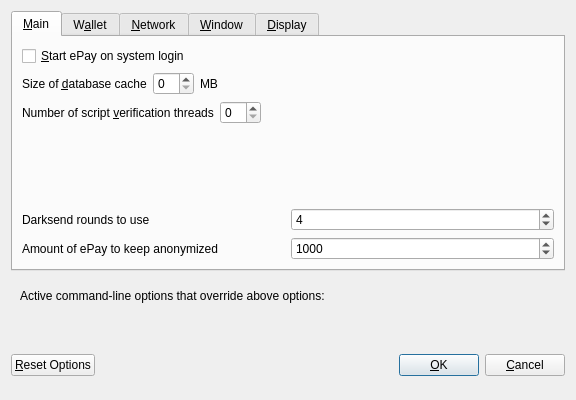
<?xml version="1.0" encoding="UTF-8"?>
<ui version="4.0">
 <class>OptionsDialog</class>
 <widget class="QDialog" name="OptionsDialog">
  <property name="geometry">
   <rect>
    <x>0</x>
    <y>0</y>
    <width>576</width>
    <height>400</height>
   </rect>
  </property>
  <property name="windowTitle">
   <string>Options</string>
  </property>
  <property name="modal">
   <bool>true</bool>
  </property>
  <layout class="QVBoxLayout" name="verticalLayout">
   <item>
    <widget class="QTabWidget" name="tabWidget">
     <property name="currentIndex">
      <number>0</number>
     </property>
     <widget class="QWidget" name="tabMain">
      <attribute name="title">
       <string>&amp;Main</string>
      </attribute>
      <layout class="QVBoxLayout" name="verticalLayout_Main">
       <item>
        <widget class="QCheckBox" name="bitcoinAtStartup">
         <property name="toolTip">
          <string>Automatically start ePay after logging in to the system.</string>
         </property>
         <property name="text">
          <string>&amp;Start ePay on system login</string>
         </property>
        </widget>
       </item>
       <item>
        <layout class="QHBoxLayout" name="horizontalLayout_2_Main">
         <item>
          <widget class="QLabel" name="databaseCacheLabel">
           <property name="text">
            <string>Size of &amp;database cache</string>
           </property>
           <property name="textFormat">
            <enum>Qt::PlainText</enum>
           </property>
           <property name="buddy">
            <cstring>databaseCache</cstring>
           </property>
          </widget>
         </item>
         <item>
          <widget class="QSpinBox" name="databaseCache"/>
         </item>
         <item>
          <widget class="QLabel" name="databaseCacheUnitLabel">
           <property name="text">
            <string>MB</string>
           </property>
           <property name="textFormat">
            <enum>Qt::PlainText</enum>
           </property>
          </widget>
         </item>
         <item>
          <spacer name="horizontalSpacer_2_Main">
           <property name="orientation">
            <enum>Qt::Horizontal</enum>
           </property>
           <property name="sizeHint" stdset="0">
            <size>
             <width>40</width>
             <height>20</height>
            </size>
           </property>
          </spacer>
         </item>
        </layout>
       </item>
       <item>
        <layout class="QHBoxLayout" name="horizontalLayout_3_Main">
         <item>
          <widget class="QLabel" name="threadsScriptVerifLabel">
           <property name="text">
            <string>Number of script &amp;verification threads</string>
           </property>
           <property name="textFormat">
            <enum>Qt::PlainText</enum>
           </property>
           <property name="buddy">
            <cstring>threadsScriptVerif</cstring>
           </property>
          </widget>
         </item>
         <item>
          <widget class="QSpinBox" name="threadsScriptVerif">
           <property name="toolTip">
            <string>(0 = auto, &lt;0 = leave that many cores free)</string>
           </property>
          </widget>
         </item>
         <item>
          <spacer name="horizontalSpacer_3_Main">
           <property name="orientation">
            <enum>Qt::Horizontal</enum>
           </property>
           <property name="sizeHint" stdset="0">
            <size>
             <width>40</width>
             <height>20</height>
            </size>
           </property>
          </spacer>
         </item>
        </layout>
       </item>
       <item>
        <spacer name="verticalSpacer_Main">
         <property name="orientation">
          <enum>Qt::Vertical</enum>
         </property>
         <property name="sizeHint" stdset="0">
          <size>
           <width>20</width>
           <height>40</height>
          </size>
         </property>
        </spacer>
       </item>
       <item>
        <layout class="QHBoxLayout" name="horizontalLayout_2_Main">
         <item>
          <widget class="QLabel" name="label">
           <property name="toolTip">
            <string>&lt;html&gt;&lt;head/&gt;&lt;body&gt;&lt;p&gt;This setting determines the amount of individual masternodes that an input will be anonymized through. More rounds of anonymization gives a higher degree of privacy, but also costs more in fees.&lt;/p&gt;&lt;/body&gt;&lt;/html&gt;</string>
           </property>
           <property name="text">
            <string>Darksend rounds to use</string>
           </property>
          </widget>
         </item>
         <item>
          <widget class="QSpinBox" name="darksendRounds">
           <property name="minimum">
            <number>2</number>
           </property>
           <property name="maximum">
            <number>16</number>
           </property>
           <property name="value">
            <number>4</number>
           </property>
          </widget>
         </item>
        </layout>
       </item>
       <item>
        <layout class="QHBoxLayout" name="horizontalLayout">
         <item>
          <widget class="QLabel" name="label_2">
           <property name="toolTip">
            <string notr="true">&lt;html&gt;&lt;head/&gt;&lt;body&gt;&lt;p&gt;This amount acts as a threshold to turn off Darksend once it's reached. &lt;/p&gt;&lt;/body&gt;&lt;/html&gt;</string>
           </property>
           <property name="statusTip">
            <string notr="true"/>
           </property>
           <property name="whatsThis">
            <string notr="true"/>
           </property>
           <property name="accessibleName">
            <string notr="true"/>
           </property>
           <property name="accessibleDescription">
            <string notr="true"/>
           </property>
           <property name="text">
            <string>Amount of ePay to keep anonymized</string>
           </property>
          </widget>
         </item>
         <item>
          <widget class="QSpinBox" name="anonymizeePay">
           <property name="minimum">
            <number>2</number>
           </property>
           <property name="maximum">
            <number>2000</number>
           </property>
           <property name="singleStep">
            <number>10</number>
           </property>
           <property name="value">
            <number>1000</number>
           </property>
          </widget>
         </item>
        </layout>
       </item>
      </layout>
     </widget>
     <widget class="QWidget" name="tabWallet">
      <attribute name="title">
       <string>W&amp;allet</string>
      </attribute>
      <layout class="QVBoxLayout" name="verticalLayout_Wallet">
       <item>
        <widget class="QLabel" name="transactionFeeInfoLabel">
         <property name="text">
          <string>Optional transaction fee per kB that helps make sure your transactions are processed quickly. Most transactions are 1 kB.</string>
         </property>
         <property name="textFormat">
          <enum>Qt::PlainText</enum>
         </property>
         <property name="wordWrap">
          <bool>true</bool>
         </property>
        </widget>
       </item>
       <item>
        <layout class="QHBoxLayout" name="horizontalLayout_1_Wallet">
         <item>
          <widget class="QLabel" name="transactionFeeLabel">
           <property name="text">
            <string>Pay transaction &amp;fee</string>
           </property>
           <property name="textFormat">
            <enum>Qt::PlainText</enum>
           </property>
           <property name="buddy">
            <cstring>transactionFee</cstring>
           </property>
          </widget>
         </item>
         <item>
          <widget class="BitcoinAmountField" name="transactionFee"/>
         </item>
         <item>
          <spacer name="horizontalSpacer_1_Wallet">
           <property name="orientation">
            <enum>Qt::Horizontal</enum>
           </property>
           <property name="sizeHint" stdset="0">
            <size>
             <width>40</width>
             <height>20</height>
            </size>
           </property>
          </spacer>
         </item>
        </layout>
       </item>
       <item>
        <spacer name="verticalSpacer_Wallet">
         <property name="orientation">
          <enum>Qt::Vertical</enum>
         </property>
         <property name="sizeHint" stdset="0">
          <size>
           <width>20</width>
           <height>40</height>
          </size>
         </property>
        </spacer>
       </item>
       <item>
        <widget class="QGroupBox" name="groupBox">
         <property name="title">
          <string>Expert</string>
         </property>
         <layout class="QVBoxLayout" name="verticalLayout_2">
          <item>
           <widget class="QCheckBox" name="coinControlFeatures">
            <property name="toolTip">
             <string>Whether to show coin control features or not.</string>
            </property>
            <property name="text">
             <string>Enable coin &amp;control features</string>
            </property>
           </widget>
          </item>
          <item>
           <widget class="QCheckBox" name="spendZeroConfChange">
            <property name="toolTip">
             <string>If you disable the spending of unconfirmed change, the change from a transaction cannot be used until that transaction has at least one confirmation. This also affects how your balance is computed.</string>
            </property>
            <property name="text">
             <string>&amp;Spend unconfirmed change</string>
            </property>
           </widget>
          </item>
         </layout>
        </widget>
       </item>
      </layout>
     </widget>
     <widget class="QWidget" name="tabNetwork">
      <attribute name="title">
       <string>&amp;Network</string>
      </attribute>
      <layout class="QVBoxLayout" name="verticalLayout_Network">
       <item>
        <widget class="QCheckBox" name="mapPortUpnp">
         <property name="toolTip">
          <string>Automatically open the ePay client port on the router. This only works when your router supports UPnP and it is enabled.</string>
         </property>
         <property name="text">
          <string>Map port using &amp;UPnP</string>
         </property>
        </widget>
       </item>
       <item>
        <widget class="QCheckBox" name="connectSocks">
         <property name="toolTip">
          <string>Connect to the ePay network through a SOCKS proxy.</string>
         </property>
         <property name="text">
          <string>&amp;Connect through SOCKS proxy (default proxy):</string>
         </property>
        </widget>
       </item>
       <item>
        <layout class="QHBoxLayout" name="horizontalLayout_1_Network">
         <item>
          <widget class="QLabel" name="proxyIpLabel">
           <property name="text">
            <string>Proxy &amp;IP:</string>
           </property>
           <property name="textFormat">
            <enum>Qt::PlainText</enum>
           </property>
           <property name="buddy">
            <cstring>proxyIp</cstring>
           </property>
          </widget>
         </item>
         <item>
          <widget class="QValidatedLineEdit" name="proxyIp">
           <property name="minimumSize">
            <size>
             <width>140</width>
             <height>0</height>
            </size>
           </property>
           <property name="maximumSize">
            <size>
             <width>140</width>
             <height>16777215</height>
            </size>
           </property>
           <property name="toolTip">
            <string>IP address of the proxy (e.g. IPv4: 127.0.0.1 / IPv6: ::1)</string>
           </property>
          </widget>
         </item>
         <item>
          <widget class="QLabel" name="proxyPortLabel">
           <property name="text">
            <string>&amp;Port:</string>
           </property>
           <property name="textFormat">
            <enum>Qt::PlainText</enum>
           </property>
           <property name="buddy">
            <cstring>proxyPort</cstring>
           </property>
          </widget>
         </item>
         <item>
          <widget class="QLineEdit" name="proxyPort">
           <property name="minimumSize">
            <size>
             <width>55</width>
             <height>0</height>
            </size>
           </property>
           <property name="maximumSize">
            <size>
             <width>55</width>
             <height>16777215</height>
            </size>
           </property>
           <property name="toolTip">
            <string>Port of the proxy (e.g. 9050)</string>
           </property>
          </widget>
         </item>
         <item>
          <widget class="QLabel" name="socksVersionLabel">
           <property name="text">
            <string>SOCKS &amp;Version:</string>
           </property>
           <property name="textFormat">
            <enum>Qt::PlainText</enum>
           </property>
           <property name="buddy">
            <cstring>socksVersion</cstring>
           </property>
          </widget>
         </item>
         <item>
          <widget class="QValueComboBox" name="socksVersion">
           <property name="toolTip">
            <string>SOCKS version of the proxy (e.g. 5)</string>
           </property>
          </widget>
         </item>
         <item>
          <spacer name="horizontalSpacer_1_Network">
           <property name="orientation">
            <enum>Qt::Horizontal</enum>
           </property>
           <property name="sizeHint" stdset="0">
            <size>
             <width>40</width>
             <height>20</height>
            </size>
           </property>
          </spacer>
         </item>
        </layout>
       </item>
       <item>
        <spacer name="verticalSpacer_Network">
         <property name="orientation">
          <enum>Qt::Vertical</enum>
         </property>
         <property name="sizeHint" stdset="0">
          <size>
           <width>20</width>
           <height>40</height>
          </size>
         </property>
        </spacer>
       </item>
      </layout>
     </widget>
     <widget class="QWidget" name="tabWindow">
      <attribute name="title">
       <string>&amp;Window</string>
      </attribute>
      <layout class="QVBoxLayout" name="verticalLayout_Window">
       <item>
        <widget class="QCheckBox" name="minimizeToTray">
         <property name="toolTip">
          <string>Show only a tray icon after minimizing the window.</string>
         </property>
         <property name="text">
          <string>&amp;Minimize to the tray instead of the taskbar</string>
         </property>
        </widget>
       </item>
       <item>
        <widget class="QCheckBox" name="minimizeOnClose">
         <property name="toolTip">
          <string>Minimize instead of exit the application when the window is closed. When this option is enabled, the application will be closed only after selecting Quit in the menu.</string>
         </property>
         <property name="text">
          <string>M&amp;inimize on close</string>
         </property>
        </widget>
       </item>
       <item>
        <spacer name="verticalSpacer_Window">
         <property name="orientation">
          <enum>Qt::Vertical</enum>
         </property>
         <property name="sizeHint" stdset="0">
          <size>
           <width>20</width>
           <height>40</height>
          </size>
         </property>
        </spacer>
       </item>
      </layout>
     </widget>
     <widget class="QWidget" name="tabDisplay">
      <attribute name="title">
       <string>&amp;Display</string>
      </attribute>
      <layout class="QVBoxLayout" name="verticalLayout_Display">
       <item>
        <layout class="QHBoxLayout" name="horizontalLayout_1_Display">
         <item>
          <widget class="QLabel" name="langLabel">
           <property name="text">
            <string>User Interface &amp;language:</string>
           </property>
           <property name="textFormat">
            <enum>Qt::PlainText</enum>
           </property>
           <property name="buddy">
            <cstring>lang</cstring>
           </property>
          </widget>
         </item>
         <item>
          <widget class="QValueComboBox" name="lang">
           <property name="toolTip">
            <string>The user interface language can be set here. This setting will take effect after restarting ePay.</string>
           </property>
          </widget>
         </item>
        </layout>
       </item>
       <item>
        <widget class="QLabel" name="label_3">
         <property name="toolTip">
          <string notr="true"/>
         </property>
         <property name="statusTip">
          <string notr="true"/>
         </property>
         <property name="whatsThis">
          <string notr="true"/>
         </property>
         <property name="accessibleName">
          <string notr="true"/>
         </property>
         <property name="text">
          <string notr="true">&lt;html&gt;&lt;head/&gt;&lt;body&gt;&lt;p&gt;Language missing or translation incomplete? Help contributing translations here: &lt;a  href=&quot;https://www.transifex.com/projects/p/epay/&quot;&gt;https://www.transifex.com/projects/p/epay/&lt;/a&gt;&lt;/p&gt;&lt;/body&gt;&lt;/html&gt;</string>
         </property>
         <property name="wordWrap">
          <bool>true</bool>
         </property>
         <property name="openExternalLinks">
          <bool>true</bool>
         </property>
         <property name="textInteractionFlags">
          <set>Qt::LinksAccessibleByKeyboard|Qt::LinksAccessibleByMouse</set>
         </property>
        </widget>
       </item>
       <item>
        <widget class="Line" name="line">
         <property name="orientation">
          <enum>Qt::Horizontal</enum>
         </property>
        </widget>
       </item>
       <item>
        <layout class="QHBoxLayout" name="horizontalLayout_2_Display">
         <item>
          <widget class="QLabel" name="unitLabel">
           <property name="text">
            <string>&amp;Unit to show amounts in:</string>
           </property>
           <property name="textFormat">
            <enum>Qt::PlainText</enum>
           </property>
           <property name="buddy">
            <cstring>unit</cstring>
           </property>
          </widget>
         </item>
         <item>
          <widget class="QValueComboBox" name="unit">
           <property name="toolTip">
            <string>Choose the default subdivision unit to show in the interface and when sending coins.</string>
           </property>
          </widget>
         </item>
        </layout>
       </item>
       <item>
        <widget class="QCheckBox" name="displayAddresses">
         <property name="toolTip">
          <string>Whether to show ePay addresses in the transaction list or not.</string>
         </property>
         <property name="text">
          <string>&amp;Display addresses in transaction list</string>
         </property>
        </widget>
       </item>
       <item>
        <layout class="QHBoxLayout" name="horizontalLayout_3_Display">
         <item>
          <widget class="QLabel" name="thirdPartyTxUrlsLabel">
           <property name="toolTip">
            <string>Third party URLs (e.g. a block explorer) that appear in the transactions tab as context menu items. %s in the URL is replaced by transaction hash. Multiple URLs are separated by vertical bar |.</string>
           </property>
           <property name="text">
            <string>Third party transaction URLs</string>
           </property>
           <property name="buddy">
            <cstring>thirdPartyTxUrls</cstring>
           </property>
          </widget>
         </item>
         <item>
          <widget class="QLineEdit" name="thirdPartyTxUrls">
           <property name="toolTip">
            <string>Third party URLs (e.g. a block explorer) that appear in the transactions tab as context menu items. %s in the URL is replaced by transaction hash. Multiple URLs are separated by vertical bar |.</string>
           </property>
          </widget>
         </item>
        </layout>
       </item>
       <item>
        <spacer name="verticalSpacer_Display">
         <property name="orientation">
          <enum>Qt::Vertical</enum>
         </property>
         <property name="sizeHint" stdset="0">
          <size>
           <width>20</width>
           <height>40</height>
          </size>
         </property>
        </spacer>
       </item>
      </layout>
     </widget>
    </widget>
   </item>
   <item>
    <widget class="QFrame" name="frame">
     <layout class="QVBoxLayout" name="verticalLayout_Bottom">
      <item>
       <layout class="QHBoxLayout" name="horizontalLayout_Bottom">
        <item>
         <widget class="QLabel" name="overriddenByCommandLineInfoLabel">
          <property name="text">
           <string>Active command-line options that override above options:</string>
          </property>
          <property name="textFormat">
           <enum>Qt::PlainText</enum>
          </property>
         </widget>
        </item>
        <item>
         <spacer name="horizontalSpacer_Bottom">
          <property name="orientation">
           <enum>Qt::Horizontal</enum>
          </property>
          <property name="sizeHint" stdset="0">
           <size>
            <width>40</width>
            <height>20</height>
           </size>
          </property>
         </spacer>
        </item>
       </layout>
      </item>
      <item>
       <widget class="QLabel" name="overriddenByCommandLineLabel">
        <property name="text">
         <string/>
        </property>
        <property name="textFormat">
         <enum>Qt::PlainText</enum>
        </property>
        <property name="wordWrap">
         <bool>true</bool>
        </property>
       </widget>
      </item>
     </layout>
    </widget>
   </item>
   <item>
    <layout class="QHBoxLayout" name="horizontalLayout_Buttons">
     <item>
      <widget class="QPushButton" name="resetButton">
       <property name="toolTip">
        <string>Reset all client options to default.</string>
       </property>
       <property name="text">
        <string>&amp;Reset Options</string>
       </property>
       <property name="autoDefault">
        <bool>false</bool>
       </property>
      </widget>
     </item>
     <item>
      <spacer name="horizontalSpacer_1">
       <property name="orientation">
        <enum>Qt::Horizontal</enum>
       </property>
       <property name="sizeHint" stdset="0">
        <size>
         <width>40</width>
         <height>48</height>
        </size>
       </property>
      </spacer>
     </item>
     <item>
      <widget class="QLabel" name="statusLabel">
       <property name="minimumSize">
        <size>
         <width>200</width>
         <height>0</height>
        </size>
       </property>
       <property name="font">
        <font>
         <weight>75</weight>
         <bold>true</bold>
        </font>
       </property>
       <property name="text">
        <string/>
       </property>
       <property name="textFormat">
        <enum>Qt::PlainText</enum>
       </property>
       <property name="wordWrap">
        <bool>true</bool>
       </property>
      </widget>
     </item>
     <item>
      <spacer name="horizontalSpacer_2">
       <property name="orientation">
        <enum>Qt::Horizontal</enum>
       </property>
       <property name="sizeHint" stdset="0">
        <size>
         <width>40</width>
         <height>48</height>
        </size>
       </property>
      </spacer>
     </item>
     <item>
      <widget class="QPushButton" name="okButton">
       <property name="text">
        <string>&amp;OK</string>
       </property>
      </widget>
     </item>
     <item>
      <widget class="QPushButton" name="cancelButton">
       <property name="text">
        <string>&amp;Cancel</string>
       </property>
       <property name="autoDefault">
        <bool>false</bool>
       </property>
      </widget>
     </item>
    </layout>
   </item>
  </layout>
 </widget>
 <customwidgets>
  <customwidget>
   <class>BitcoinAmountField</class>
   <extends>QLineEdit</extends>
   <header>bitcoinamountfield.h</header>
   <container>1</container>
  </customwidget>
  <customwidget>
   <class>QValidatedLineEdit</class>
   <extends>QLineEdit</extends>
   <header>qvalidatedlineedit.h</header>
  </customwidget>
  <customwidget>
   <class>QValueComboBox</class>
   <extends>QComboBox</extends>
   <header>qvaluecombobox.h</header>
  </customwidget>
 </customwidgets>
 <resources/>
 <connections/>
</ui>
